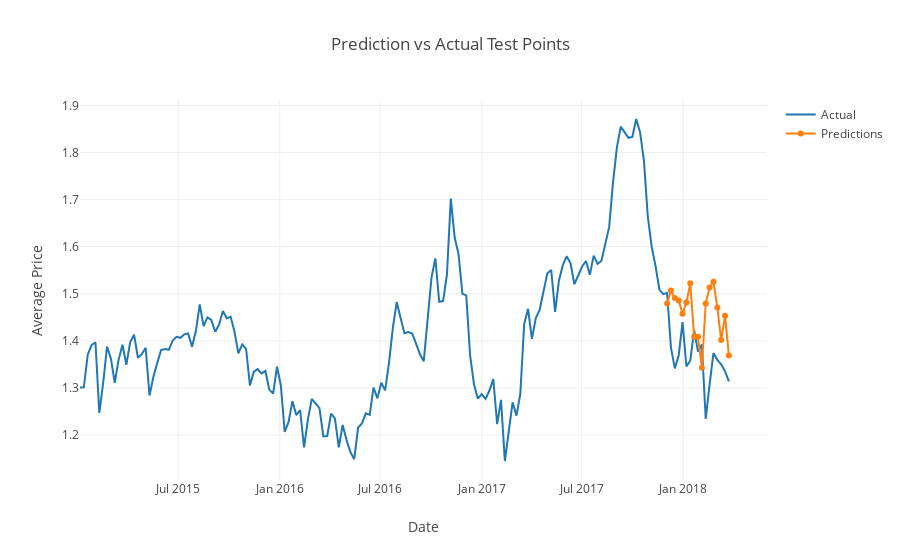

The cell this chart's notebook holds for it:
### Markdown cell above
## Lasso regression seems to have the lowest error

### Code cell
lasso = Lasso()
lasso.fit(X_train,y_train)
y_pred = lasso.predict(X_test)
print('Lasso Regression', (np.sqrt(mean_squared_error(y_test, y_pred))))

new_frame = y_test.copy()
new_frame['Predictions'] = y_pred

scatter1 = go.Scatter(x=ml_df.index, y=ml_df['AveragePrice'], name="Actual")

scatter2 = go.Scatter(x=new_frame.index, y=new_frame['Predictions'], name="Predictions")

data = [scatter1, scatter2]
layout=go.Layout(title="Prediction vs Actual Test Points", xaxis={'title':'Date'}, yaxis={'title':'Average Price'})
figure=go.Figure(data=data,layout=layout)
iplot(figure)

### Figure 1 — Plotly figure (JSON) as saved in the notebook; plotly's stock layout.template omitted (floating-point values rounded to 4 significant figures; data arrays with more than 128 entries replaced by an {"elided": "..."} marker saying what was removed)
{"data": [{"name": "Actual", "type": "scatter", "uid": "40c381ca-c924-11e8-979a-d4619d242650", "x": {"elided": "169 str values"}, "y": {"elided": "169 float values"}}, {"name": "Predictions", "type": "scatter", "uid": "40c38652-c924-11e8-b398-d4619d242650", "x": ["2017-12-03", "2017-12-10", "2017-12-17", "2017-12-24", "2017-12-31", "2018-01-07", "2018-01-14", "2018-01-21", "2018-01-28", "2018-02-04", "2018-02-11", "2018-02-18", "2018-02-25", "2018-03-04", "2018-03-11", "2018-03-18", "2018-03-25", "Predictions"], "y": [1.479, 1.507, 1.491, 1.486, 1.458, 1.481, 1.522, 1.409, 1.409, 1.343, 1.48, 1.513, 1.526, 1.471, 1.402, 1.453, 1.369]}], "layout": {"title": "Prediction vs Actual Test Points", "xaxis": {"title": "Date"}, "yaxis": {"title": "Average Price"}}}
